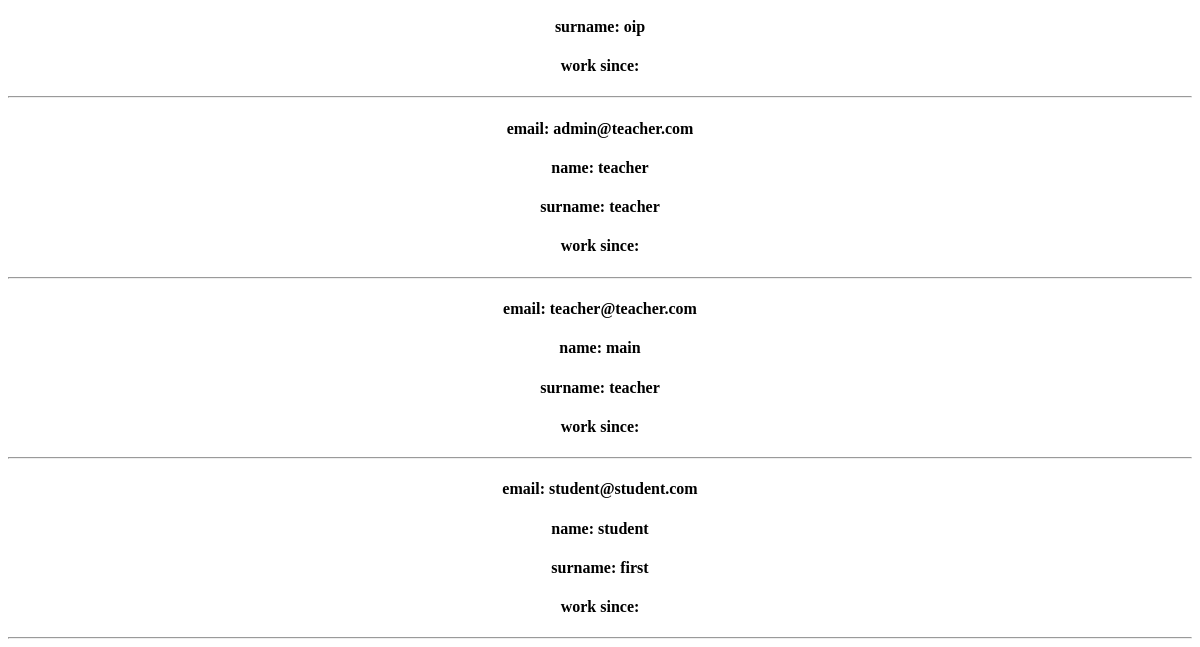
Before: / (lower part) with the older database file.
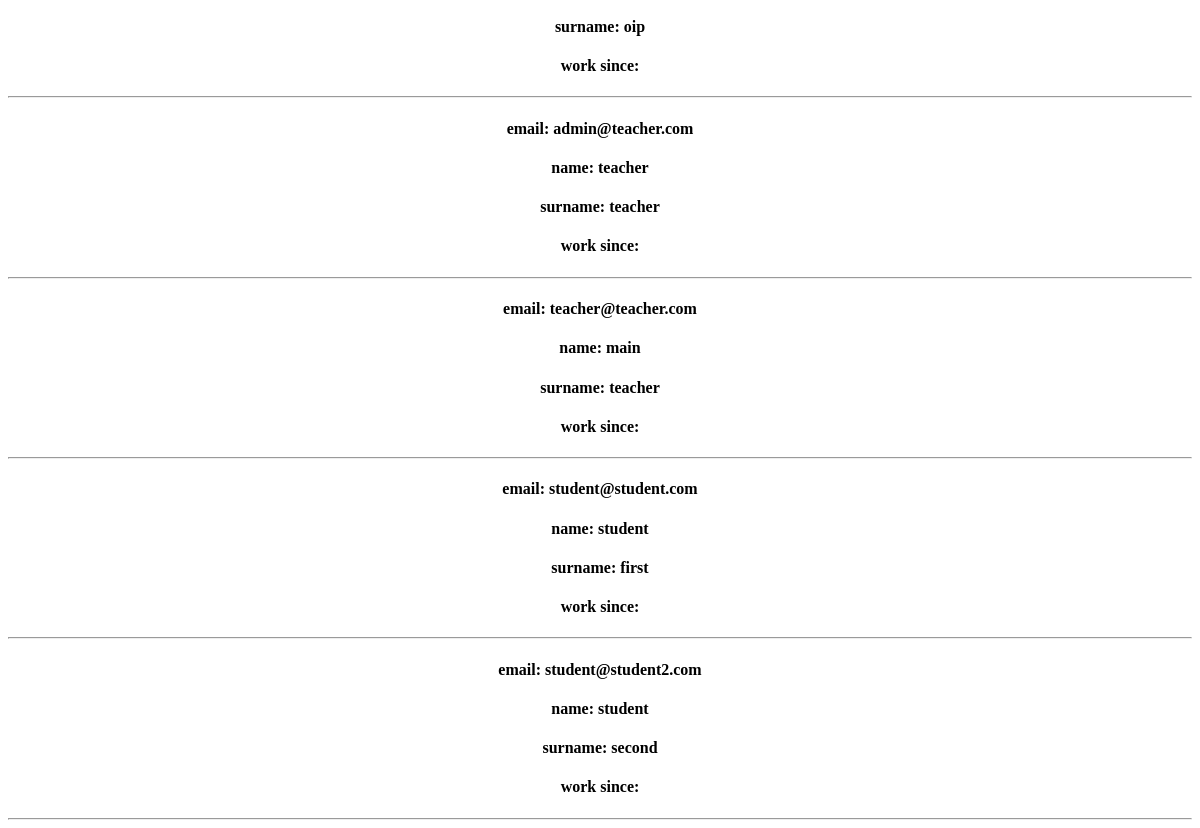
After: the same page with the newer database file.
### journal/models.py (models this page shows, shortened)
class CustomUser(AbstractBaseUser):
    name = models.CharField(max_length=15, null=False)
    surname = models.CharField(max_length=15, null=False)
    patronymic = models.CharField(max_length=15, blank=True, null=True)
    email = models.EmailField(unique=True)  # require
    phone_number = models.CharField(max_length=16, blank=True, null=True)
    avatar = models.ImageField(upload_to='user/avatar/', blank=True, null=True)
    date_of_birth = models.DateField(null=True)
    about = models.TextField(null=True)
    role = models.CharField(max_length=8, null=False, default="Other")
    is_active = models.BooleanField(default=True)
    is_staff = models.BooleanField(default=False)
    is_admin = models.BooleanField(default=False)
    USERNAME_FIELD = 'email'
    REQUIRED_FIELDS = ["name", "surname"]
    objects = CustomUserManager()

### journal/views.py (the view)
# urls.py: path('', main, name="main"),
def main(request):
    user_model = get_user_model()
    all_users = user_model.objects.all()
    return render(request, 'journal/main.html', {'all_users': all_users, 'title': "main"})

### journal/templates/journal/main.html (shortened to what this page needs)
{% extends 'journal/base.html' %}
{% block main %}
{% for user in all_users %}
<h4>email: {{ user.email }}</h4>
<h4>name: {{ user.name }}</h4>
<h4>surname: {{ user.surname }}</h4>
<h4>work since: {{ user.teacher.working_since }}</h4>
<hr>
{% endfor %}
{% endblock %}

Changed rows visible on the page:
added CustomUser: email "student@student2.com", name "student", surname "second"
